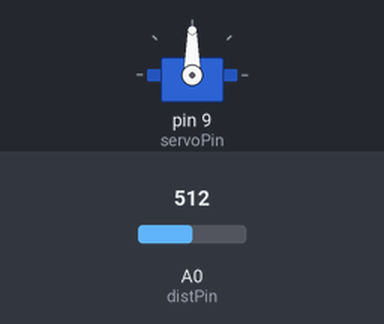
Simulated run of this sketch. Board: Arduino Uno, built with avr-gcc and run on an emulated ATmega328P. On the bench: servo. The inputs (shaded band) are chosen by the test bench; at power-on: A0 (distPin) = 512.

Above: at 1.2 s.
1.3 s: A0 (distPin) set to 716
At 2.5 s:
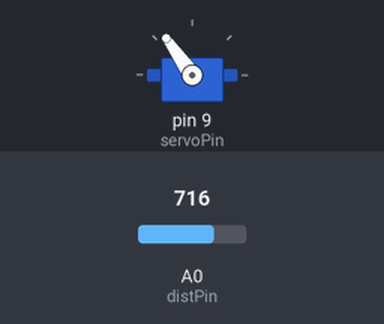
2.8 s: A0 (distPin) set to 900
At 3.8 s:
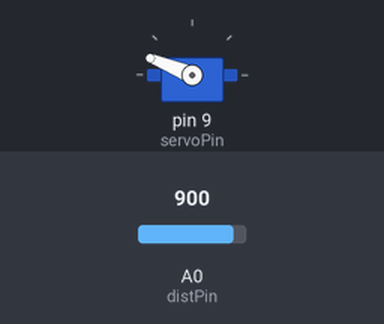
4.3 s: A0 (distPin) set to 1023
At 4.9 s:
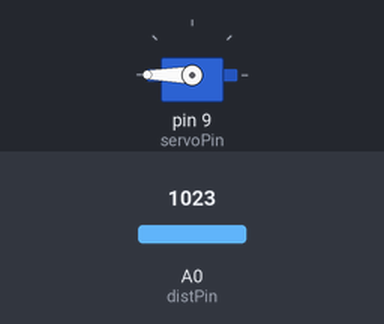
5.8 s: A0 (distPin) set to 306
At 6.1 s:
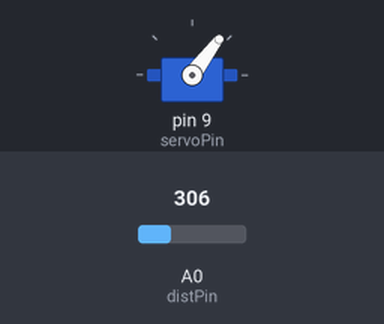
7.3 s: A0 (distPin) set to 122
At 8.4 s:
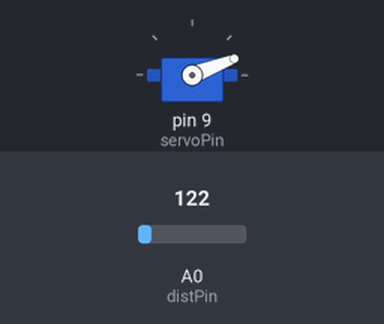
Timing chart, 0 to 9.8 s (numbered marks = the images above; inputs shaded):
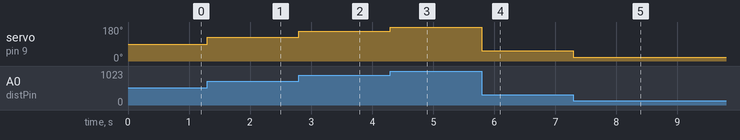

Measured:
- after the input at 1.3 s, servo on pin 9 (servoPin): 90° → 125° at once
- after the input at 2.8 s, servo on pin 9 (servoPin): 125° → 158° at once
- after the input at 4.3 s, servo on pin 9 (servoPin): 158° → 180° at once
- after the input at 5.8 s, servo on pin 9 (servoPin): 180° → 53° at once
- after the input at 7.3 s, servo on pin 9 (servoPin): 53° → 21° at once

The sketch:

servoprivod_dalnomer.ino
```cpp
//включаем серво библиотеку
//создаем серво обЪект
#include <Servo.h>
Servo myServo;   //создаем новый серво объект с типом серво чтоб им управлять

//определяем контакт
int servoPin = 9;
int distPin = 0;

void setup() {
  //нет необходимости обьявлять его выходом, это делает библиотека серво
  myServo.attach(servoPin);    //аттачим сервообъект к пину
  }

void loop() {
  int dist = analogRead(distPin);
  int pos = map(dist, 0, 1023, 0, 180);   //отображаем величину с инфракрасного дальномера на угол сервопривода
  myServo.write(pos);                     // поворачиваем привод
}
```
